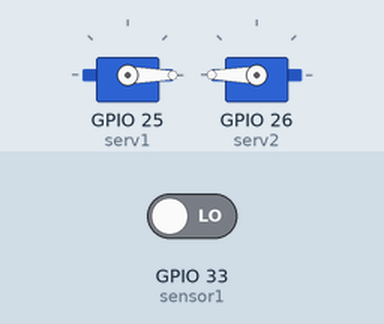
Bench run of a sketch on a simulated ESP32. On the bench: 2 × servo. Inputs (shaded band) come from the test bench; at power-on: GPIO 33 (sensor1) LOW.

Above: at 1.2 s.
1.3 s: GPIO 33 (sensor1) driven HIGH
At 1.8 s:
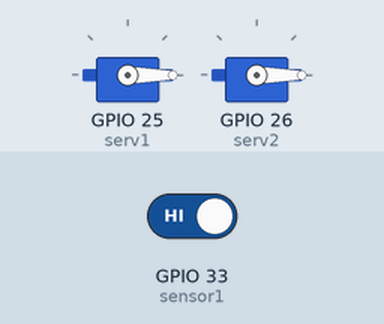
2.8 s: GPIO 33 (sensor1) driven LOW
At 4.1 s:
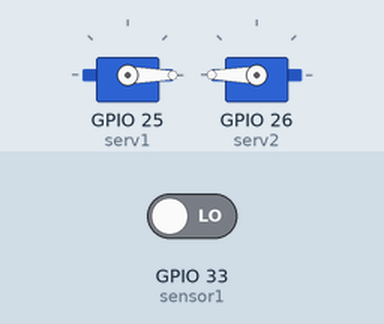
Timing chart, 0 to 5.8 s (numbered marks = the images above; inputs shaded):
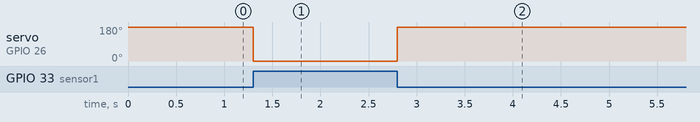

Measured:
- after the input at 1.3 s, servo on GPIO 26 (serv2): 180° → 0° at once
- after the input at 2.8 s, servo on GPIO 26 (serv2): 0° → 180° at once

The sketch:

codigo2.ino
```cpp
#include <ESP32Servo.h>


int sensor1=33;

int serv1=25;
int serv2=26;
Servo servo1;
Servo servo2;
int giro1=0;
int giro2=180;
const int detener=90;

void setup() {
  pinMode(sensor1,INPUT);

  servo1.attach(serv1,500,2500);
  servo2.attach(serv2,500,2500);
  Serial.begin(115200);
  servo1.write(detener);
  servo2.write(detener);
}
void loop() {

  int lectdelsensor1=digitalRead(sensor1);
  if(lectdelsensor1==1){
    servo1.write(giro1);
    servo2.write(giro1);
  }else{
    servo1.write(giro1);
    servo2.write(giro2);
  }

}
```
